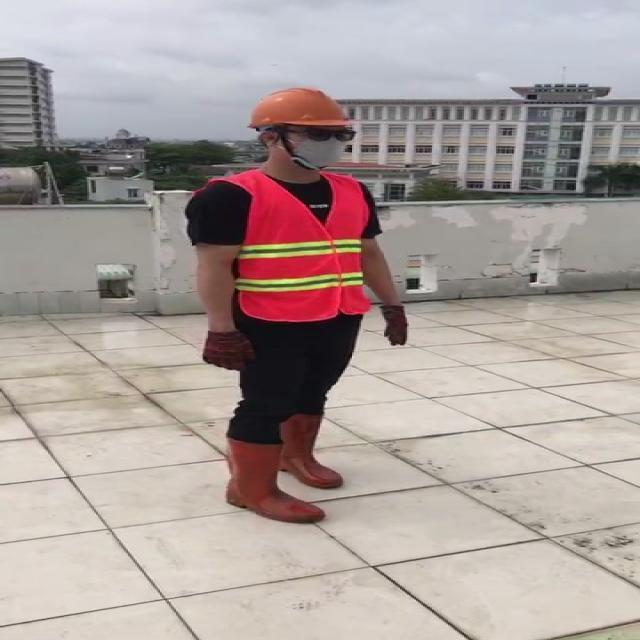
#> input picture data/images/train/image1018.jpg, 640 x 640 px
$ jupyter execute --allow-errors 05_visualization_analysis.ipynb
#> lines starting #> are read from the running program, lines starting #| are printed output that depends on the picture
# Advanced Visualization & Analysis - Construction PPE Dataset
Comprehensive analysis dengan visualisasi advanced untuk understanding dataset dengan mendalam

## 1. Setup & Load Data

[cell 1]
import os
import cv2
import numpy as np
import pandas as pd
import matplotlib.pyplot as plt
import seaborn as sns
from collections import defaultdict, Counter
from scipy import stats
from sklearn.preprocessing import StandardScaler
from sklearn.decomposition import PCA
import warnings
warnings.filterwarnings('ignore')

# Setup
sns.set_style('whitegrid')
plt.rcParams['figure.figsize'] = (14, 8)
plt.rcParams['font.size'] = 10

dataset_root = '../data'
processed_root = '../data/processed'
splits = ['train', 'val', 'test']

class_names = {
    0: 'helmet', 1: 'gloves', 2: 'vest', 3: 'boots', 4: 'goggles',
    5: 'none', 6: 'Person', 7: 'no_helmet', 8: 'no_goggle',
    9: 'no_gloves', 10: 'no_boots'
}

ppe_classes = {0: 'helmet', 1: 'gloves', 2: 'vest', 3: 'boots', 4: 'goggles'}
print('✓ Libraries loaded & configurations set')

## 2. Advanced Image Analysis

[cell 2]
# Comprehensive image dimension & property analysis
image_properties = defaultdict(lambda: {
    'sizes': [], 'widths': [], 'heights': [], 'aspect_ratios': [],
    'formats': Counter(), 'file_sizes': []
})

for split in splits:
    images_path = os.path.join(dataset_root, 'images', split)
    if os.path.exists(images_path):
        for img_file in os.listdir(images_path):
            if img_file.lower().endswith(('.jpg', '.jpeg', '.png')):
                img_path = os.path.join(images_path, img_file)
                img = cv2.imread(img_path)
#> img is the input picture: shape (640, 640, 3); mean B, G, R 155.3, 158.8, 171

                if img is not None:
                    h, w = img.shape[:2]
                    file_size = os.path.getsize(img_path) / (1024)  # KB
                    aspect_ratio = w / h
                    image_size = (h * w) / (1000000)  # Megapixels

                    image_properties[split]['widths'].append(w)
                    image_properties[split]['heights'].append(h)
                    image_properties[split]['aspect_ratios'].append(aspect_ratio)
                    image_properties[split]['file_sizes'].append(file_size)
                    image_properties[split]['sizes'].append(image_size)
                    image_properties[split]['formats'][img_file.split('.')[-1].upper()] += 1

# Display statistics
print('IMAGE DIMENSION ANALYSIS')
print('='*80)
#> (the rest of this cell did not finish here and is left out)

[cell 3]
# Visualize dimension distributions
fig, axes = plt.subplots(2, 3, figsize=(16, 10))
colors = ['#FF6B6B', '#4ECDC4', '#45B7D1']

# Width distribution
for idx, split in enumerate(splits):
    axes[0, 0].hist(image_properties[split]['widths'], alpha=0.6, label=split.upper(), color=colors[idx], bins=30)
axes[0, 0].set_xlabel('Width (pixels)')
axes[0, 0].set_ylabel('Count')
axes[0, 0].set_title('Image Width Distribution')
axes[0, 0].legend()
axes[0, 0].grid(alpha=0.3)

# Height distribution
for idx, split in enumerate(splits):
    axes[0, 1].hist(image_properties[split]['heights'], alpha=0.6, label=split.upper(), color=colors[idx], bins=30)
axes[0, 1].set_xlabel('Height (pixels)')
axes[0, 1].set_ylabel('Count')
axes[0, 1].set_title('Image Height Distribution')
axes[0, 1].legend()
axes[0, 1].grid(alpha=0.3)

# Aspect ratio distribution
for idx, split in enumerate(splits):
    axes[0, 2].hist(image_properties[split]['aspect_ratios'], alpha=0.6, label=split.upper(), color=colors[idx], bins=30)
axes[0, 2].set_xlabel('Aspect Ratio (W/H)')
axes[0, 2].set_ylabel('Count')
axes[0, 2].set_title('Aspect Ratio Distribution')
axes[0, 2].legend()
axes[0, 2].grid(alpha=0.3)

# Megapixels distribution
for idx, split in enumerate(splits):
    axes[1, 0].hist(image_properties[split]['sizes'], alpha=0.6, label=split.upper(), color=colors[idx], bins=30)
axes[1, 0].set_xlabel('Megapixels')
axes[1, 0].set_ylabel('Count')
axes[1, 0].set_title('Image Size Distribution')
axes[1, 0].legend()
axes[1, 0].grid(alpha=0.3)

# File size distribution
for idx, split in enumerate(splits):
    axes[1, 1].hist(image_properties[split]['file_sizes'], alpha=0.6, label=split.upper(), color=colors[idx], bins=30)
axes[1, 1].set_xlabel('File Size (KB)')
axes[1, 1].set_ylabel('Count')
axes[1, 1].set_title('File Size Distribution')
axes[1, 1].legend()
axes[1, 1].grid(alpha=0.3)

# Box plot comparison
box_data = [image_properties[s]['aspect_ratios'] for s in splits]
axes[1, 2].boxplot(box_data, labels=[s.upper() for s in splits], patch_artist=True)
axes[1, 2].set_ylabel('Aspect Ratio (W/H)')
axes[1, 2].set_title('Aspect Ratio Comparison (Box Plot)')
axes[1, 2].grid(alpha=0.3, axis='y')

plt.tight_layout()
plt.savefig('../data/advanced_image_analysis.png', dpi=150, bbox_inches='tight')
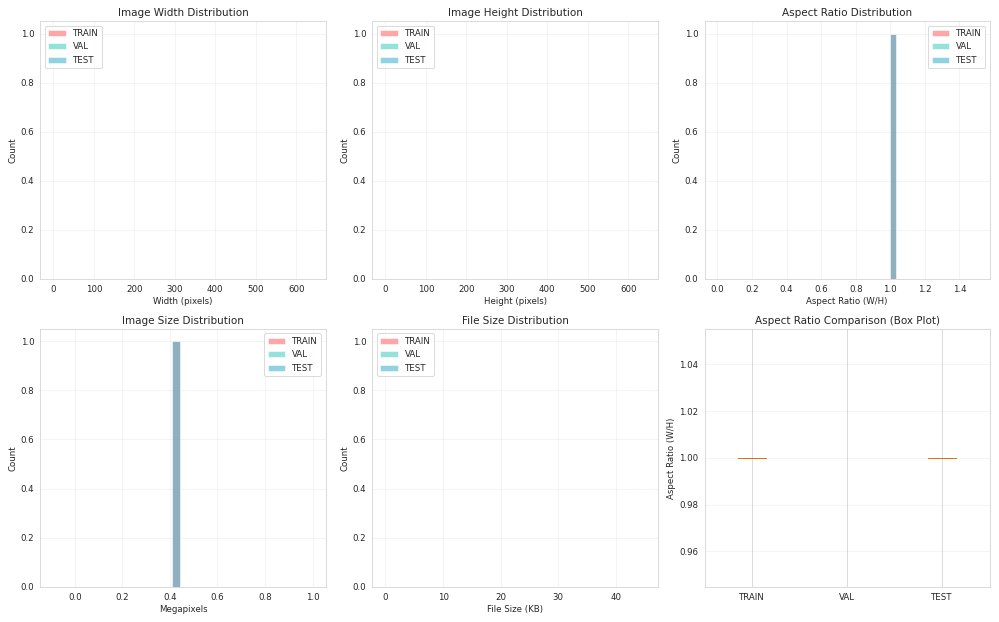
#> figure drawn by matplotlib, 6 panels; panel 1: tallest bar 1 high, from x = 640 to 640; panel 1: tallest bar 1 high, from x = 640 to 640; panel 2: tallest bar 1 high, from x = 640 to 640; panel 2: tallest bar 1 high, from x = 640 to 640
plt.show()
print('✓ Image analysis visualization saved')

## 3. Annotation Deep Dive - Object Analysis

[cell 4]
# Parse all annotations with detailed object metrics
def parse_yolo_with_metrics(annotation_path, img_width, img_height):
    """Parse YOLO format and calculate object metrics"""
    annotations = []

    if not os.path.exists(annotation_path):
        return annotations

    with open(annotation_path, 'r', encoding='utf-8') as f:
        for line in f:
            parts = line.strip().split()
            if len(parts) >= 5:
                class_id = int(parts[0])
                x_center = float(parts[1])
                y_center = float(parts[2])
                width_norm = float(parts[3])
                height_norm = float(parts[4])

                # Convert to pixels
                bbox_width = width_norm * img_width
                bbox_height = height_norm * img_height
                bbox_area = bbox_width * bbox_height
                bbox_aspect = bbox_width / bbox_height if bbox_height > 0 else 0
                area_percent = (bbox_area / (img_width * img_height)) * 100

                annotations.append({
                    'class_id': class_id,
                    'width': bbox_width,
                    'height': bbox_height,
                    'area': bbox_area,
                    'aspect_ratio': bbox_aspect,
                    'area_percent': area_percent,
                    'x_center': x_center,
                    'y_center': y_center
                })

    return annotations

# Collect all object metrics
object_metrics = defaultdict(lambda: defaultdict(list))
all_annotations = {'train': [], 'val': [], 'test': []}

for split in splits:
    images_path = os.path.join(dataset_root, 'images', split)
    labels_path = os.path.join(dataset_root, 'labels', split)

    if os.path.exists(images_path) and os.path.exists(labels_path):
        for img_file in os.listdir(images_path):
            if img_file.lower().endswith(('.jpg', '.jpeg', '.png')):
                img_path = os.path.join(images_path, img_file)
                label_file = img_file.rsplit('.', 1)[0] + '.txt'
                label_path = os.path.join(labels_path, label_file)

                img = cv2.imread(img_path)
                if img is not None:
                    h, w = img.shape[:2]
                    annotations = parse_yolo_with_metrics(label_path, w, h)
                    all_annotations[split].extend(annotations)

                    for ann in annotations:
                        cid = ann['class_id']
                        object_metrics[split][cid] = {
                            'widths': object_metrics[split].get(cid, {}).get('widths', []) + [ann['width']],
                            'heights': object_metrics[split].get(cid, {}).get('heights', []) + [ann['height']],
                            'areas': object_metrics[split].get(cid, {}).get('areas', []) + [ann['area']],
                            'aspect_ratios': object_metrics[split].get(cid, {}).get('aspect_ratios', []) + [ann['aspect_ratio']],
                            'area_percents': object_metrics[split].get(cid, {}).get('area_percents', []) + [ann['area_percent']]
                        }

# Convert defaultdicts properly
for split in splits:
    new_dict = {}
    for cid, metrics in object_metrics[split].items():
        new_dict[cid] = metrics
    object_metrics[split] = new_dict

print('OBJECT METRICS ANALYSIS (Per Class)')
print('='*80)
for split in splits:
    print(f'\n{split.upper()}:')
    for cid in sorted(object_metrics[split].keys()):
        metrics = object_metrics[split][cid]
        areas = metrics['areas']
        print(f'  {class_names.get(cid, "Unknown")}:')
        print(f'    Object Count: {len(areas)}')
        print(f'    Area: {np.mean(areas):.0f}px² (±{np.std(areas):.0f}), Range: {np.min(areas):.0f} - {np.max(areas):.0f}')
        print(f'    Image Area %: {np.mean(metrics["area_percents"]):.2f}% (±{np.std(metrics["area_percents"]):.2f}%)')
        print(f'    Aspect Ratio: {np.mean(metrics["aspect_ratios"]):.2f}x')

[cell 5]
# Visualize object sizes and aspect ratios
fig, axes = plt.subplots(2, 3, figsize=(16, 10))

for split_idx, split in enumerate(splits):
    # Object sizes (areas) distribution
    areas_all = []
    for cid in object_metrics[split]:
        areas_all.extend(object_metrics[split][cid]['areas'])

    axes[0, split_idx].hist(areas_all, bins=50, color='steelblue', alpha=0.7, edgecolor='black')
    axes[0, split_idx].set_xlabel('Object Area (pixels²)')
    axes[0, split_idx].set_ylabel('Frequency')
    axes[0, split_idx].set_title(f'{split.upper()} - Object Size Distribution')
    axes[0, split_idx].set_yscale('log')
    axes[0, split_idx].grid(alpha=0.3)

    # Aspect ratio distribution
    aspects_all = []
    for cid in object_metrics[split]:
        aspects_all.extend(object_metrics[split][cid]['aspect_ratios'])

    axes[1, split_idx].hist(aspects_all, bins=40, color='coral', alpha=0.7, edgecolor='black')
    axes[1, split_idx].set_xlabel('Aspect Ratio (W/H)')
    axes[1, split_idx].set_ylabel('Frequency')
    axes[1, split_idx].set_title(f'{split.upper()} - Object Aspect Ratio Distribution')
    axes[1, split_idx].grid(alpha=0.3)

plt.tight_layout()
plt.savefig('../data/object_metrics_distribution.png', dpi=150, bbox_inches='tight')
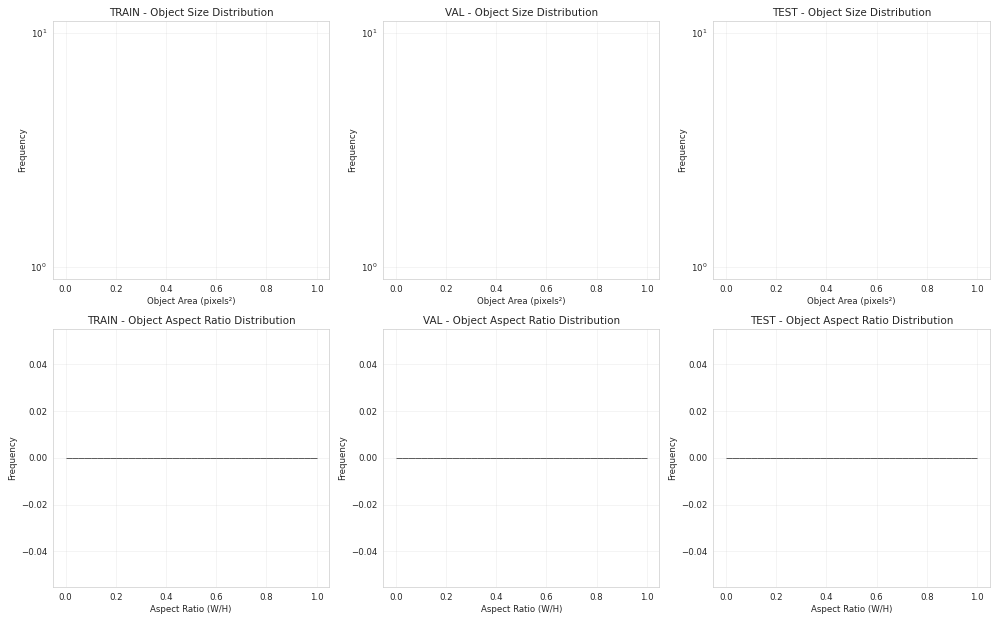
#> figure drawn by matplotlib, 6 panels
plt.show()
print('✓ Object metrics visualization saved')

## 4. Class Relationships & Co-occurrence Analysis

[cell 6]
# Build co-occurrence matrix - which classes appear together
cooccurrence = defaultdict(lambda: defaultdict(int))

#> (the rest of this cell did not finish here and is left out)

## 5. Spatial Distribution Analysis

[cell 7]
# Analyze where objects are positioned in images (center vs edges)
fig, axes = plt.subplots(2, 3, figsize=(16, 10))

for split_idx, split in enumerate(splits):
    # X-axis center distribution
    x_centers = [ann['x_center'] for ann in all_annotations[split]]
    y_centers = [ann['y_center'] for ann in all_annotations[split]]

    axes[0, split_idx].hist(x_centers, bins=30, color='skyblue', alpha=0.7, edgecolor='black')
    axes[0, split_idx].axvline(x=0.5, color='red', linestyle='--', label='Image Center')
    axes[0, split_idx].set_xlabel('X-axis Position (normalized)')
    axes[0, split_idx].set_ylabel('Count')
    axes[0, split_idx].set_title(f'{split.upper()} - Horizontal Object Distribution')
    axes[0, split_idx].legend()
    axes[0, split_idx].grid(alpha=0.3)

    # Y-axis center distribution
    axes[1, split_idx].hist(y_centers, bins=30, color='lightcoral', alpha=0.7, edgecolor='black')
    axes[1, split_idx].axvline(x=0.5, color='red', linestyle='--', label='Image Center')
    axes[1, split_idx].set_xlabel('Y-axis Position (normalized)')
    axes[1, split_idx].set_ylabel('Count')
    axes[1, split_idx].set_title(f'{split.upper()} - Vertical Object Distribution')
    axes[1, split_idx].legend()
    axes[1, split_idx].grid(alpha=0.3)

plt.tight_layout()
plt.savefig('../data/spatial_distribution.png', dpi=150, bbox_inches='tight')
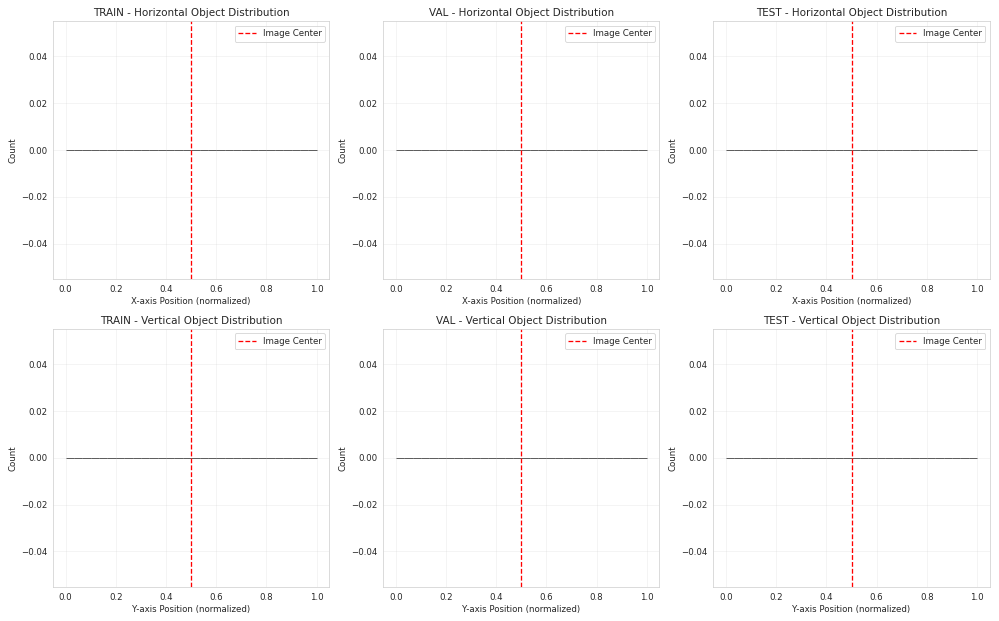
#> figure drawn by matplotlib, 6 panels
plt.show()

print('✓ Spatial distribution visualization saved')

[cell 8]
# 2D density heatmap per split
fig, axes = plt.subplots(1, 3, figsize=(16, 5))

for split_idx, split in enumerate(splits):
    x_centers = np.array([ann['x_center'] for ann in all_annotations[split]])
    y_centers = np.array([ann['y_center'] for ann in all_annotations[split]])

    h = axes[split_idx].hist2d(x_centers, y_centers, bins=20, cmap='YlOrRd')
    axes[split_idx].set_xlabel('X Position (normalized)')
    axes[split_idx].set_ylabel('Y Position (normalized)')
    axes[split_idx].set_title(f'{split.upper()} - Object Density Heatmap')
    plt.colorbar(h[3], ax=axes[split_idx], label='Count')
#> (the rest of the program and of its run is left out)
